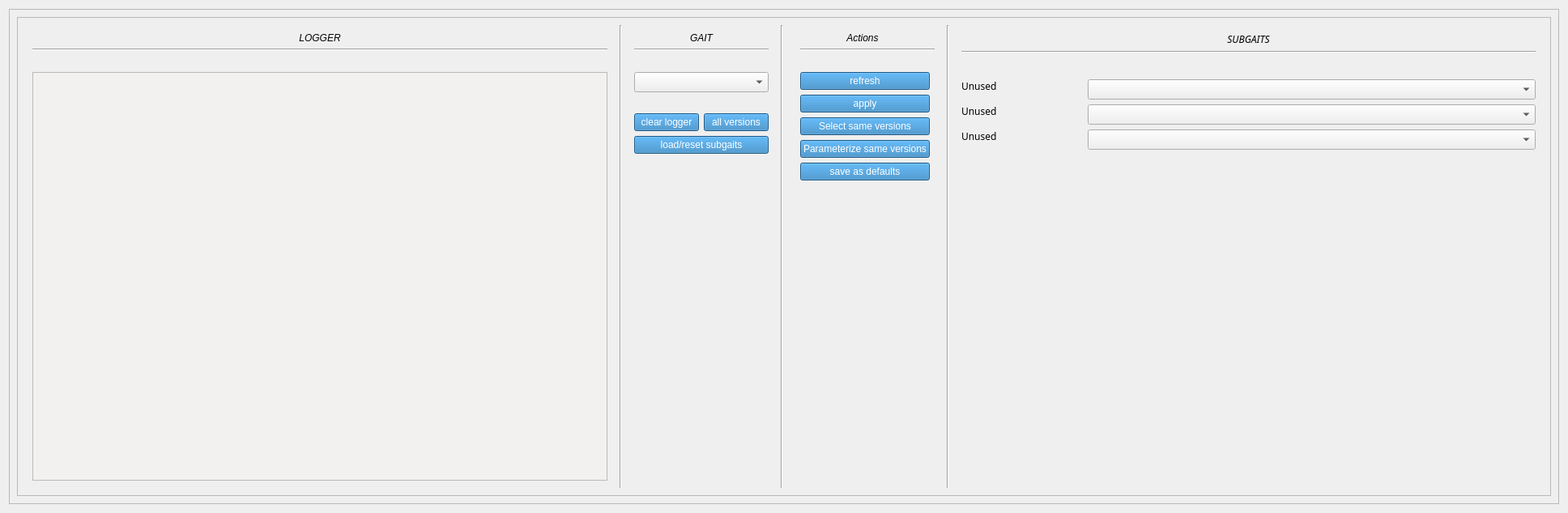
<?xml version="1.0" encoding="UTF-8"?>
<ui version="4.0">
 <class>GaitSelection</class>
 <widget class="QWidget" name="GaitSelection">
  <property name="geometry">
   <rect>
    <x>0</x>
    <y>0</y>
    <width>1936</width>
    <height>634</height>
   </rect>
  </property>
  <property name="maximumSize">
   <size>
    <width>16777215</width>
    <height>16777215</height>
   </size>
  </property>
  <property name="windowTitle">
   <string>March Gait Selection</string>
  </property>
  <property name="styleSheet">
   <string notr="true">QGroupBox {
    border: 1px solid gray;
    margin-top: 0.5em;
}

QGroupBox::title {
    subcontrol-origin: margin;
    left: 10px;
    padding: 0 3px 0 3px;
}</string>
  </property>
  <layout class="QVBoxLayout" name="verticalLayout_2">
   <item>
    <widget class="QFrame" name="Gaits">
     <property name="sizePolicy">
      <sizepolicy hsizetype="Expanding" vsizetype="Expanding">
       <horstretch>0</horstretch>
       <verstretch>0</verstretch>
      </sizepolicy>
     </property>
     <property name="layoutDirection">
      <enum>Qt::LeftToRight</enum>
     </property>
     <property name="autoFillBackground">
      <bool>false</bool>
     </property>
     <property name="frameShape">
      <enum>QFrame::StyledPanel</enum>
     </property>
     <property name="frameShadow">
      <enum>QFrame::Raised</enum>
     </property>
     <layout class="QVBoxLayout" name="HLayout_2" stretch="0">
      <item>
       <widget class="QScrollArea" name="GaitSelectionInterface">
        <property name="enabled">
         <bool>true</bool>
        </property>
        <property name="sizePolicy">
         <sizepolicy hsizetype="Expanding" vsizetype="Expanding">
          <horstretch>0</horstretch>
          <verstretch>0</verstretch>
         </sizepolicy>
        </property>
        <property name="minimumSize">
         <size>
          <width>0</width>
          <height>0</height>
         </size>
        </property>
        <property name="layoutDirection">
         <enum>Qt::LeftToRight</enum>
        </property>
        <property name="autoFillBackground">
         <bool>false</bool>
        </property>
        <property name="widgetResizable">
         <bool>true</bool>
        </property>
        <property name="alignment">
         <set>Qt::AlignCenter</set>
        </property>
        <widget class="QWidget" name="Content">
         <property name="geometry">
          <rect>
           <x>0</x>
           <y>0</y>
           <width>1896</width>
           <height>594</height>
          </rect>
         </property>
         <property name="sizePolicy">
          <sizepolicy hsizetype="Expanding" vsizetype="Expanding">
           <horstretch>0</horstretch>
           <verstretch>0</verstretch>
          </sizepolicy>
         </property>
         <property name="autoFillBackground">
          <bool>true</bool>
         </property>
         <layout class="QGridLayout" name="gridLayout_3">
          <item row="0" column="0">
           <widget class="QFrame" name="LoggerFrame">
            <property name="sizePolicy">
             <sizepolicy hsizetype="Preferred" vsizetype="Preferred">
              <horstretch>0</horstretch>
              <verstretch>0</verstretch>
             </sizepolicy>
            </property>
            <layout class="QVBoxLayout" name="verticalLayout">
             <item>
              <widget class="QLabel" name="LabelLogger">
               <property name="sizePolicy">
                <sizepolicy hsizetype="Expanding" vsizetype="Fixed">
                 <horstretch>0</horstretch>
                 <verstretch>0</verstretch>
                </sizepolicy>
               </property>
               <property name="font">
                <font>
                 <italic>true</italic>
                </font>
               </property>
               <property name="text">
                <string>LOGGER</string>
               </property>
               <property name="alignment">
                <set>Qt::AlignCenter</set>
               </property>
              </widget>
             </item>
             <item>
              <widget class="Line" name="line_4">
               <property name="orientation">
                <enum>Qt::Horizontal</enum>
               </property>
              </widget>
             </item>
             <item>
              <spacer name="horizontalSpacer_2">
               <property name="orientation">
                <enum>Qt::Horizontal</enum>
               </property>
               <property name="sizeHint" stdset="0">
                <size>
                 <width>40</width>
                 <height>20</height>
                </size>
               </property>
              </spacer>
             </item>
             <item>
              <widget class="QPlainTextEdit" name="Log">
               <property name="enabled">
                <bool>false</bool>
               </property>
               <property name="sizePolicy">
                <sizepolicy hsizetype="Preferred" vsizetype="Expanding">
                 <horstretch>0</horstretch>
                 <verstretch>0</verstretch>
                </sizepolicy>
               </property>
               <property name="autoFillBackground">
                <bool>false</bool>
               </property>
               <property name="styleSheet">
                <string notr="true">#Log {
background-color: #F2F1F0
}</string>
               </property>
               <property name="plainText">
                <string/>
               </property>
              </widget>
             </item>
            </layout>
           </widget>
          </item>
          <item row="0" column="4">
           <widget class="QFrame" name="buttonFrame">
            <property name="sizePolicy">
             <sizepolicy hsizetype="Maximum" vsizetype="Preferred">
              <horstretch>0</horstretch>
              <verstretch>0</verstretch>
             </sizepolicy>
            </property>
            <property name="styleSheet">
             <string notr="true">QPushButton{background:  #287cbc}
QPushButton{color:  #FFFFFF}</string>
            </property>
            <layout class="QGridLayout" name="GaitFrame">
             <item row="1" column="1" colspan="3">
              <widget class="Line" name="line_6">
               <property name="orientation">
                <enum>Qt::Horizontal</enum>
               </property>
              </widget>
             </item>
             <item row="6" column="1" colspan="2">
              <widget class="QPushButton" name="SelectSameVersions">
               <property name="text">
                <string>Select same versions</string>
               </property>
              </widget>
             </item>
             <item row="4" column="1" colspan="2">
              <widget class="QPushButton" name="Apply">
               <property name="sizePolicy">
                <sizepolicy hsizetype="Expanding" vsizetype="Minimum">
                 <horstretch>0</horstretch>
                 <verstretch>0</verstretch>
                </sizepolicy>
               </property>
               <property name="text">
                <string>apply</string>
               </property>
              </widget>
             </item>
             <item row="0" column="0" colspan="3">
              <widget class="QLabel" name="Actionlabel">
               <property name="sizePolicy">
                <sizepolicy hsizetype="Minimum" vsizetype="Minimum">
                 <horstretch>0</horstretch>
                 <verstretch>0</verstretch>
                </sizepolicy>
               </property>
               <property name="font">
                <font>
                 <italic>true</italic>
                </font>
               </property>
               <property name="text">
                <string>Actions</string>
               </property>
               <property name="alignment">
                <set>Qt::AlignCenter</set>
               </property>
              </widget>
             </item>
             <item row="2" column="1" colspan="3">
              <spacer name="horizontalSpacer">
               <property name="orientation">
                <enum>Qt::Horizontal</enum>
               </property>
               <property name="sizeHint" stdset="0">
                <size>
                 <width>40</width>
                 <height>20</height>
                </size>
               </property>
              </spacer>
             </item>
             <item row="8" column="1" colspan="2">
              <widget class="QPushButton" name="SaveDefault">
               <property name="sizePolicy">
                <sizepolicy hsizetype="Expanding" vsizetype="Minimum">
                 <horstretch>0</horstretch>
                 <verstretch>0</verstretch>
                </sizepolicy>
               </property>
               <property name="text">
                <string>save as defaults</string>
               </property>
              </widget>
             </item>
             <item row="9" column="1" colspan="2">
              <spacer name="verticalSpacer_2">
               <property name="orientation">
                <enum>Qt::Vertical</enum>
               </property>
               <property name="sizeHint" stdset="0">
                <size>
                 <width>20</width>
                 <height>40</height>
                </size>
               </property>
              </spacer>
             </item>
             <item row="3" column="1" colspan="2">
              <widget class="QPushButton" name="Refresh">
               <property name="sizePolicy">
                <sizepolicy hsizetype="Expanding" vsizetype="Minimum">
                 <horstretch>0</horstretch>
                 <verstretch>0</verstretch>
                </sizepolicy>
               </property>
               <property name="text">
                <string>refresh</string>
               </property>
              </widget>
             </item>
             <item row="7" column="1" colspan="2">
              <widget class="QPushButton" name="ParametricSameVersions">
               <property name="text">
                <string>Parameterize same versions</string>
               </property>
              </widget>
             </item>
            </layout>
           </widget>
          </item>
          <item row="0" column="6">
           <widget class="QFrame" name="SubgaitsFrame">
            <property name="font">
             <font>
              <family>Ubuntu Condensed</family>
             </font>
            </property>
            <layout class="QFormLayout" name="Subgaits">
             <item row="0" column="0" colspan="2">
              <widget class="QLabel" name="LabelSubgait">
               <property name="font">
                <font>
                 <italic>true</italic>
                </font>
               </property>
               <property name="text">
                <string>SUBGAITS</string>
               </property>
               <property name="alignment">
                <set>Qt::AlignCenter</set>
               </property>
              </widget>
             </item>
             <item row="1" column="0" colspan="2">
              <widget class="Line" name="line_7">
               <property name="orientation">
                <enum>Qt::Horizontal</enum>
               </property>
              </widget>
             </item>
             <item row="2" column="0" colspan="2">
              <spacer name="horizontalSpacer_6">
               <property name="orientation">
                <enum>Qt::Horizontal</enum>
               </property>
               <property name="sizeHint" stdset="0">
                <size>
                 <width>40</width>
                 <height>20</height>
                </size>
               </property>
              </spacer>
             </item>
             <item row="3" column="0">
              <widget class="QLabel" name="SubgaitLabel_0">
               <property name="sizePolicy">
                <sizepolicy hsizetype="Preferred" vsizetype="Fixed">
                 <horstretch>0</horstretch>
                 <verstretch>0</verstretch>
                </sizepolicy>
               </property>
               <property name="minimumSize">
                <size>
                 <width>150</width>
                 <height>0</height>
                </size>
               </property>
               <property name="font">
                <font>
                 <family>Ubuntu Light</family>
                </font>
               </property>
               <property name="frameShape">
                <enum>QFrame::NoFrame</enum>
               </property>
               <property name="frameShadow">
                <enum>QFrame::Plain</enum>
               </property>
               <property name="text">
                <string>Unused</string>
               </property>
               <property name="alignment">
                <set>Qt::AlignLeading|Qt::AlignLeft|Qt::AlignTop</set>
               </property>
              </widget>
             </item>
             <item row="3" column="1">
              <widget class="QComboBox" name="SubgaitMenu_0">
               <property name="font">
                <font>
                 <family>Ubuntu Condensed</family>
                </font>
               </property>
               <property name="focusPolicy">
                <enum>Qt::StrongFocus</enum>
               </property>
               <property name="editable">
                <bool>false</bool>
               </property>
              </widget>
             </item>
             <item row="4" column="0">
              <widget class="QLabel" name="SubgaitLabel_1">
               <property name="sizePolicy">
                <sizepolicy hsizetype="Preferred" vsizetype="Fixed">
                 <horstretch>0</horstretch>
                 <verstretch>0</verstretch>
                </sizepolicy>
               </property>
               <property name="minimumSize">
                <size>
                 <width>150</width>
                 <height>0</height>
                </size>
               </property>
               <property name="font">
                <font>
                 <family>Ubuntu Light</family>
                </font>
               </property>
               <property name="frameShape">
                <enum>QFrame::NoFrame</enum>
               </property>
               <property name="frameShadow">
                <enum>QFrame::Plain</enum>
               </property>
               <property name="text">
                <string>Unused</string>
               </property>
               <property name="alignment">
                <set>Qt::AlignLeading|Qt::AlignLeft|Qt::AlignTop</set>
               </property>
              </widget>
             </item>
             <item row="4" column="1">
              <widget class="QComboBox" name="SubgaitMenu_1">
               <property name="font">
                <font>
                 <family>Ubuntu Condensed</family>
                </font>
               </property>
               <property name="focusPolicy">
                <enum>Qt::ClickFocus</enum>
               </property>
              </widget>
             </item>
             <item row="5" column="0">
              <widget class="QLabel" name="SubgaitLabel_2">
               <property name="sizePolicy">
                <sizepolicy hsizetype="Preferred" vsizetype="Fixed">
                 <horstretch>0</horstretch>
                 <verstretch>0</verstretch>
                </sizepolicy>
               </property>
               <property name="minimumSize">
                <size>
                 <width>150</width>
                 <height>0</height>
                </size>
               </property>
               <property name="font">
                <font>
                 <family>Ubuntu Light</family>
                </font>
               </property>
               <property name="frameShape">
                <enum>QFrame::NoFrame</enum>
               </property>
               <property name="frameShadow">
                <enum>QFrame::Plain</enum>
               </property>
               <property name="text">
                <string>Unused</string>
               </property>
               <property name="alignment">
                <set>Qt::AlignLeading|Qt::AlignLeft|Qt::AlignTop</set>
               </property>
              </widget>
             </item>
             <item row="5" column="1">
              <widget class="QComboBox" name="SubgaitMenu_2">
               <property name="font">
                <font>
                 <family>Ubuntu Condensed</family>
                </font>
               </property>
               <property name="focusPolicy">
                <enum>Qt::TabFocus</enum>
               </property>
              </widget>
             </item>
            </layout>
           </widget>
          </item>
          <item row="0" column="5">
           <widget class="Line" name="line_3">
            <property name="orientation">
             <enum>Qt::Vertical</enum>
            </property>
           </widget>
          </item>
          <item row="0" column="1">
           <widget class="Line" name="line">
            <property name="orientation">
             <enum>Qt::Vertical</enum>
            </property>
           </widget>
          </item>
          <item row="0" column="3">
           <widget class="Line" name="line_2">
            <property name="orientation">
             <enum>Qt::Vertical</enum>
            </property>
           </widget>
          </item>
          <item row="0" column="2">
           <widget class="QFrame" name="Gait">
            <property name="sizePolicy">
             <sizepolicy hsizetype="Fixed" vsizetype="Minimum">
              <horstretch>1</horstretch>
              <verstretch>0</verstretch>
             </sizepolicy>
            </property>
            <property name="styleSheet">
             <string notr="true">QPushButton{background:  #287cbc}
QPushButton{color:  #FFFFFF}</string>
            </property>
            <layout class="QGridLayout" name="SelectGaitFrame">
             <property name="sizeConstraint">
              <enum>QLayout::SetDefaultConstraint</enum>
             </property>
             <item row="0" column="0" colspan="7">
              <widget class="QLabel" name="LabelGait">
               <property name="sizePolicy">
                <sizepolicy hsizetype="Minimum" vsizetype="Fixed">
                 <horstretch>0</horstretch>
                 <verstretch>0</verstretch>
                </sizepolicy>
               </property>
               <property name="font">
                <font>
                 <italic>true</italic>
                </font>
               </property>
               <property name="text">
                <string>GAIT</string>
               </property>
               <property name="alignment">
                <set>Qt::AlignCenter</set>
               </property>
              </widget>
             </item>
             <item row="2" column="0" colspan="7">
              <spacer name="horizontalSpacer_3">
               <property name="orientation">
                <enum>Qt::Horizontal</enum>
               </property>
               <property name="sizeHint" stdset="0">
                <size>
                 <width>40</width>
                 <height>20</height>
                </size>
               </property>
              </spacer>
             </item>
             <item row="1" column="0" colspan="7">
              <widget class="Line" name="line_5">
               <property name="orientation">
                <enum>Qt::Horizontal</enum>
               </property>
              </widget>
             </item>
             <item row="5" column="0" colspan="7">
              <spacer name="horizontalSpacer_4">
               <property name="orientation">
                <enum>Qt::Horizontal</enum>
               </property>
               <property name="sizeHint" stdset="0">
                <size>
                 <width>40</width>
                 <height>20</height>
                </size>
               </property>
              </spacer>
             </item>
             <item row="3" column="0" rowspan="2" colspan="7">
              <widget class="QComboBox" name="GaitMenu">
               <property name="enabled">
                <bool>true</bool>
               </property>
               <property name="sizePolicy">
                <sizepolicy hsizetype="Expanding" vsizetype="Expanding">
                 <horstretch>0</horstretch>
                 <verstretch>0</verstretch>
                </sizepolicy>
               </property>
               <property name="font">
                <font>
                 <family>Ubuntu Condensed</family>
                </font>
               </property>
              </widget>
             </item>
             <item row="8" column="4" colspan="3">
              <widget class="QPushButton" name="SeeAllVersions">
               <property name="sizePolicy">
                <sizepolicy hsizetype="Minimum" vsizetype="Minimum">
                 <horstretch>0</horstretch>
                 <verstretch>0</verstretch>
                </sizepolicy>
               </property>
               <property name="text">
                <string>all versions</string>
               </property>
              </widget>
             </item>
             <item row="8" column="0" colspan="4">
              <widget class="QPushButton" name="ClearLogger">
               <property name="sizePolicy">
                <sizepolicy hsizetype="Minimum" vsizetype="Minimum">
                 <horstretch>0</horstretch>
                 <verstretch>0</verstretch>
                </sizepolicy>
               </property>
               <property name="text">
                <string>clear logger</string>
               </property>
              </widget>
             </item>
             <item row="9" column="0" colspan="7">
              <widget class="QPushButton" name="LoadSubgaits">
               <property name="sizePolicy">
                <sizepolicy hsizetype="Minimum" vsizetype="Minimum">
                 <horstretch>0</horstretch>
                 <verstretch>0</verstretch>
                </sizepolicy>
               </property>
               <property name="text">
                <string>load/reset subgaits</string>
               </property>
              </widget>
             </item>
             <item row="10" column="0" colspan="7">
              <spacer name="verticalSpacer">
               <property name="orientation">
                <enum>Qt::Vertical</enum>
               </property>
               <property name="sizeType">
                <enum>QSizePolicy::Expanding</enum>
               </property>
               <property name="sizeHint" stdset="0">
                <size>
                 <width>20</width>
                 <height>40</height>
                </size>
               </property>
              </spacer>
             </item>
            </layout>
           </widget>
          </item>
         </layout>
        </widget>
       </widget>
      </item>
     </layout>
    </widget>
   </item>
  </layout>
 </widget>
 <resources/>
 <connections/>
</ui>
